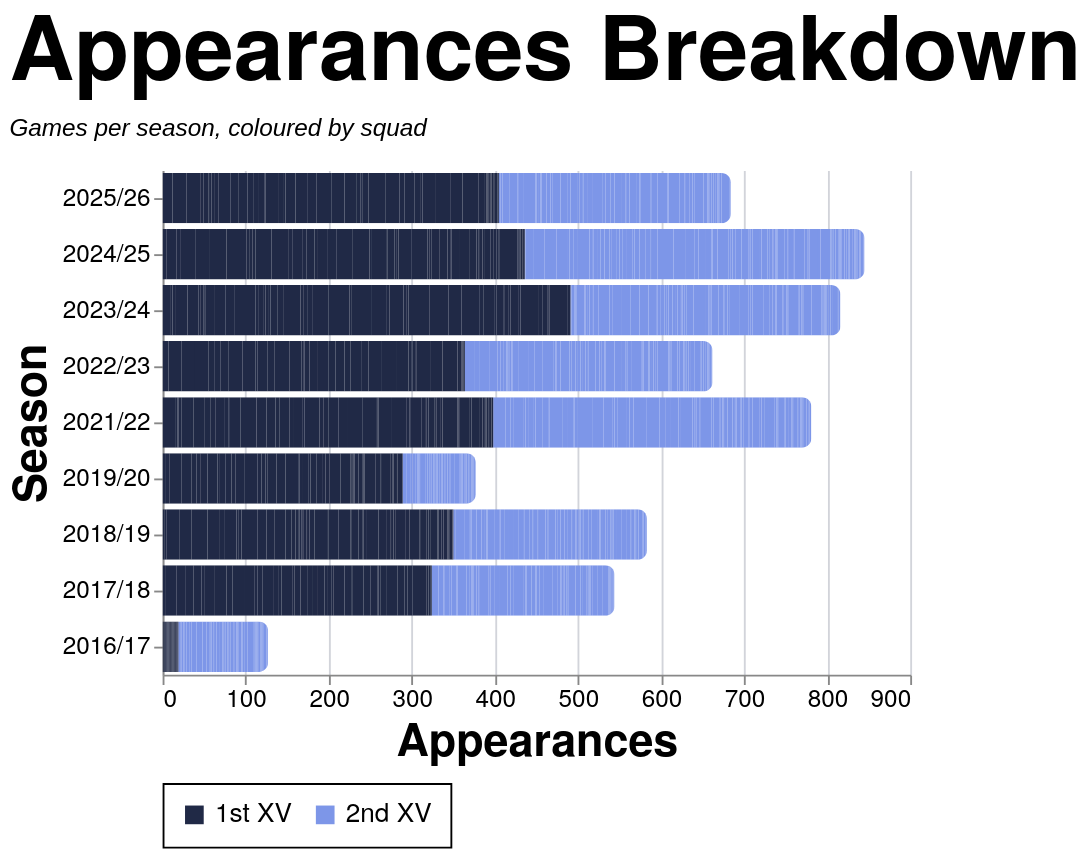

The specification (Vega-Lite) saved for this image:
### Vega-Lite specification from a JSON file in a GitHub repository (floating-point values rounded to 4 significant figures; data arrays with more than 128 entries replaced by an {"elided": "..."} marker saying what was removed)
{"config": {"axis": {"labelFont": "PT Sans Narrow, Helvetica Neue, Helvetica, Arial, sans-serif", "titleFont": "PT Sans Narrow, Helvetica Neue, Helvetica, Arial, sans-serif", "labelFontSize": 13, "titleFontSize": 24, "gridColor": "#202947", "gridOpacity": 0.2, "zindex": 1}, "text": {"font": "Lato, sans-serif"}, "bar": {"cornerRadiusEnd": 5}, "header": {"labelFont": "PT Sans Narrow, Helvetica Neue, Helvetica, Arial, sans-serif", "titleFont": "PT Sans Narrow, Helvetica Neue, Helvetica, Arial, sans-serif", "labelFontSize": 24, "titleFontSize": 28, "labelFontWeight": "bold", "orient": "left"}, "legend": {"labelFont": "PT Sans Narrow, Helvetica Neue, Helvetica, Arial, sans-serif", "titleFont": "PT Sans Narrow, Helvetica Neue, Helvetica, Arial, sans-serif", "labelFontSize": 14, "titleFontSize": 16, "titlePadding": 5, "fillColor": "white", "strokeColor": "black", "padding": 10, "titleFontWeight": "lighter", "titleFontStyle": "italic", "titleColor": "gray", "offset": 10}, "title": {"font": "PT Sans Narrow, Helvetica Neue, Helvetica, Arial, sans-serif", "fontSize": 48, "fontWeight": "bold", "anchor": "start", "align": "center", "titlePadding": 20, "subtitlePadding": 10, "subtitleFontSize": 13, "subtitleColor": "", "subtitleFontStyle": "italic", "offset": 15, "color": "black"}, "axisX": {"labelAngle": 0}, "facet": {"title": null, "header": null, "align": {"row": "each", "column": "each"}}, "resolve": {"scale": {"y": "independent", "facet": "independent"}}, "background": "transparent", "scale": {"offsetBandPaddingOuter": 0.2, "offsetBandPaddingInner": 0.1}, "view": {"stroke": null, "background": "transparent"}}, "data": {"name": "data-9801db5fc83c72e1df3ab3be1a5bf949"}, "mark": {"type": "bar"}, "encoding": {"color": {"field": "color_value", "legend": {"orient": "bottom", "title": null}, "scale": {"domain": ["1st XV", "2nd XV"], "range": ["#202946", "#7d96e8"]}, "sort": {"field": "sum(apps)", "op": "sum", "order": "descending"}, "type": "nominal"}, "tooltip": [{"field": "player", "title": "Player", "type": "nominal"}, {"field": "season", "title": "Season", "type": "nominal"}, {"field": "color_value", "title": "Group", "type": "nominal"}, {"aggregate": "sum", "field": "apps", "title": "Appearances", "type": "quantitative"}], "x": {"aggregate": "sum", "field": "apps", "title": "Appearances", "type": "quantitative"}, "y": {"field": "season", "sort": {"field": "season_sort", "op": "max", "order": "descending"}, "title": "Season", "type": "nominal"}}, "height": {"step": 30}, "title": {"text": "Appearances Breakdown", "subtitle": "Games per season, coloured by squad"}, "width": 400, "$schema": "https://vega.github.io/schema/vega-lite/v5.20.1.json", "datasets": {"data-9801db5fc83c72e1df3ab3be1a5bf949": {"elided": "2502 records"}}}
